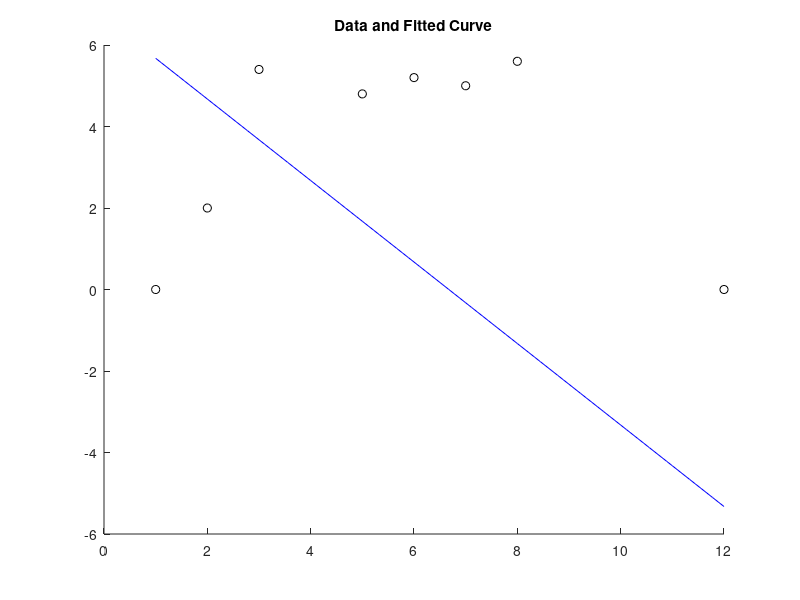
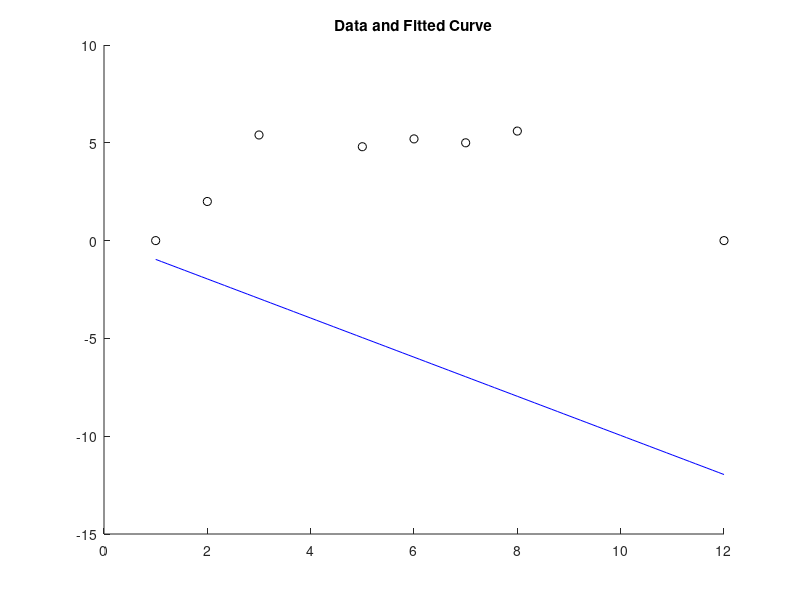

Reproduce these figures in MATLAB, in order.
clear all; close all; clc
s =[1 2 3 5 6 7 8 12];
y=[0 2 5.4 4.8 5.2 5 5.6 0];
fun = @(x,s) x(1)/(1+ x(2)^2)^(3/2) -s
x0 = [0.9 2.9];
% Find the "minimized error"
x = lsqcurvefit(fun,x0,s,y)
%x = lsqnonlin(fun,x0,s,y)
times = linspace(s(1),s(end));
hold on; plot(s,y,'ko',times,fun(x,times),'b-')
title('Data and Fitted Curve')


fun = @(x,s) (x(1)*x(2) - x(3)*x(4))...
    /(x(1)^2 + x(3)^2)^(3/2) -s
x0 = [0.9 2.9, 3.2 .5];
% Find the "minimized error"
x = lsqcurvefit(fun,x0,s,y)
times = linspace(s(1),s(end));
figure; hold on;
plot(s,y,'ko',times,fun(x,times),'b-')
title('Data and Fitted Curve')